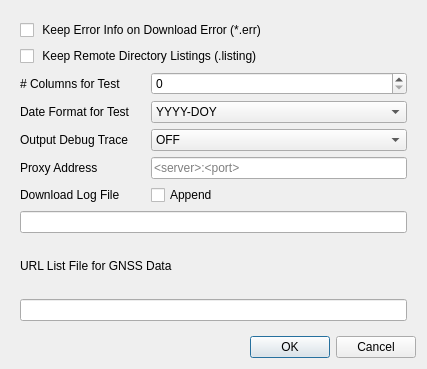
<?xml version="1.0" encoding="UTF-8"?>
<ui version="4.0">
 <class>DownOptDialog</class>
 <widget class="QWidget" name="DownOptDialog">
  <property name="geometry">
   <rect>
    <x>0</x>
    <y>0</y>
    <width>427</width>
    <height>369</height>
   </rect>
  </property>
  <property name="windowTitle">
   <string>Options</string>
  </property>
  <layout class="QVBoxLayout" name="verticalLayout">
   <item>
    <widget class="QWidget" name="panel1" native="true">
     <property name="toolTip">
      <string/>
     </property>
     <property name="text" stdset="0">
      <string/>
     </property>
     <layout class="QGridLayout" name="gridLayout">
      <item row="4" column="0">
       <widget class="QLabel" name="label5">
        <property name="toolTip">
         <string/>
        </property>
        <property name="text">
         <string>Date Format for Test</string>
        </property>
       </widget>
      </item>
      <item row="0" column="0" colspan="2">
       <widget class="QCheckBox" name="cBKeepErr">
        <property name="toolTip">
         <string>Keep error file</string>
        </property>
        <property name="text">
         <string> Keep Error Info on Download Error (*.err)</string>
        </property>
       </widget>
      </item>
      <item row="1" column="0" colspan="2">
       <widget class="QCheckBox" name="cBKeepList">
        <property name="toolTip">
         <string>Kepp directory listing</string>
        </property>
        <property name="text">
         <string> Keep Remote Directory Listings (.listing)</string>
        </property>
       </widget>
      </item>
      <item row="9" column="0" colspan="2">
       <widget class="QLabel" name="label1">
        <property name="toolTip">
         <string/>
        </property>
        <property name="text">
         <string>URL List File for GNSS Data</string>
        </property>
       </widget>
      </item>
      <item row="5" column="0">
       <widget class="QLabel" name="label2">
        <property name="toolTip">
         <string/>
        </property>
        <property name="text">
         <string>Output Debug Trace</string>
        </property>
       </widget>
      </item>
      <item row="3" column="0">
       <widget class="QLabel" name="label6">
        <property name="toolTip">
         <string/>
        </property>
        <property name="text">
         <string># Columns for Test</string>
        </property>
       </widget>
      </item>
      <item row="10" column="0" colspan="3">
       <widget class="QLineEdit" name="lEUrlFilename">
        <property name="toolTip">
         <string>File containing URLs for download. Leave empty for default file.</string>
        </property>
       </widget>
      </item>
      <item row="6" column="0">
       <widget class="QLabel" name="label3">
        <property name="toolTip">
         <string/>
        </property>
        <property name="text">
         <string>Proxy Address</string>
        </property>
       </widget>
      </item>
      <item row="7" column="0">
       <widget class="QLabel" name="label4">
        <property name="toolTip">
         <string/>
        </property>
        <property name="text">
         <string>Download Log File</string>
        </property>
       </widget>
      </item>
      <item row="7" column="1">
       <widget class="QCheckBox" name="cBLogAppend">
        <property name="toolTip">
         <string/>
        </property>
        <property name="text">
         <string>Append</string>
        </property>
       </widget>
      </item>
      <item row="8" column="0" colspan="3">
       <widget class="QLineEdit" name="lELogFilename">
        <property name="toolTip">
         <string>Path to log file</string>
        </property>
        <property name="text">
         <string/>
        </property>
       </widget>
      </item>
      <item row="6" column="1" colspan="2">
       <widget class="QLineEdit" name="lEProxy">
        <property name="toolTip">
         <string>Address of proxy server</string>
        </property>
        <property name="placeholderText">
         <string>&lt;server&gt;:&lt;port&gt;</string>
        </property>
        <property name="clearButtonEnabled">
         <bool>true</bool>
        </property>
       </widget>
      </item>
      <item row="3" column="1" colspan="2">
       <widget class="QSpinBox" name="sBTestColumnCount">
        <property name="toolTip">
         <string>Number of columns for test</string>
        </property>
        <property name="maximum">
         <number>200</number>
        </property>
       </widget>
      </item>
      <item row="4" column="1" colspan="2">
       <widget class="QComboBox" name="cBDateFormat">
        <property name="toolTip">
         <string>Date format for test to generate files</string>
        </property>
        <item>
         <property name="text">
          <string>YYYY-DOY</string>
         </property>
        </item>
        <item>
         <property name="text">
          <string>YYYY/mm/dd</string>
         </property>
        </item>
        <item>
         <property name="text">
          <string>Week</string>
         </property>
        </item>
       </widget>
      </item>
      <item row="5" column="1" colspan="2">
       <widget class="QComboBox" name="cBTraceLevel">
        <property name="toolTip">
         <string>Level of details for debug trace</string>
        </property>
        <item>
         <property name="text">
          <string>OFF</string>
         </property>
        </item>
        <item>
         <property name="text">
          <string>Level 1</string>
         </property>
        </item>
        <item>
         <property name="text">
          <string>Level 2</string>
         </property>
        </item>
        <item>
         <property name="text">
          <string>Level 3</string>
         </property>
        </item>
        <item>
         <property name="text">
          <string>Level 4</string>
         </property>
        </item>
        <item>
         <property name="text">
          <string>Level 5</string>
         </property>
        </item>
       </widget>
      </item>
     </layout>
    </widget>
   </item>
   <item>
    <widget class="QDialogButtonBox" name="buttonBox">
     <property name="standardButtons">
      <set>QDialogButtonBox::Cancel|QDialogButtonBox::Ok</set>
     </property>
    </widget>
   </item>
  </layout>
 </widget>
 <tabstops>
  <tabstop>cBKeepErr</tabstop>
  <tabstop>cBKeepList</tabstop>
  <tabstop>lEProxy</tabstop>
  <tabstop>cBLogAppend</tabstop>
  <tabstop>lELogFilename</tabstop>
  <tabstop>lEUrlFilename</tabstop>
 </tabstops>
 <resources/>
 <connections/>
</ui>
